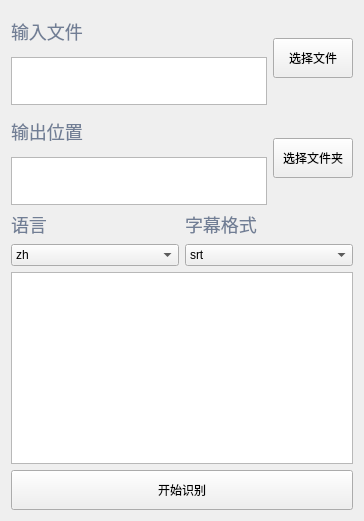
                     <widget class="QWidget" name="auto_subtitle_page">
                      <layout class="QVBoxLayout" name="verticalLayout_19">
                       <item>
                        <layout class="QVBoxLayout" name="verticalLayout_18">
                         <item>
                          <layout class="QHBoxLayout" name="horizontalLayout_19">
                           <item>
                            <layout class="QVBoxLayout" name="verticalLayout_38">
                             <item>
                              <widget class="QLabel" name="label_10">
                               <property name="minimumSize">
                                <size>
                                 <width>60</width>
                                 <height>40</height>
                                </size>
                               </property>
                               <property name="maximumSize">
                                <size>
                                 <width>16777215</width>
                                 <height>60</height>
                                </size>
                               </property>
                               <property name="styleSheet">
                                <string notr="true">color: rgb(113, 126, 149);font-size: 18px;</string>
                               </property>
                               <property name="text">
                                <string>输入文件</string>
                               </property>
                              </widget>
                             </item>
                             <item>
                              <widget class="QPlainTextEdit" name="autoTitle_input_Edit">
                               <property name="minimumSize">
                                <size>
                                 <width>0</width>
                                 <height>48</height>
                                </size>
                               </property>
                               <property name="maximumSize">
                                <size>
                                 <width>16777215</width>
                                 <height>48</height>
                                </size>
                               </property>
                              </widget>
                             </item>
                            </layout>
                           </item>
                           <item>
                            <widget class="QPushButton" name="autoTitle_input_Btn">
                             <property name="minimumSize">
                              <size>
                               <width>60</width>
                               <height>40</height>
                              </size>
                             </property>
                             <property name="text">
                              <string>选择文件</string>
                             </property>
                            </widget>
                           </item>
                          </layout>
                         </item>
                         <item>
                          <layout class="QHBoxLayout" name="horizontalLayout_9">
                           <item>
                            <layout class="QVBoxLayout" name="verticalLayout">
                             <item>
                              <widget class="QLabel" name="label_11">
                               <property name="minimumSize">
                                <size>
                                 <width>60</width>
                                 <height>40</height>
                                </size>
                               </property>
                               <property name="maximumSize">
                                <size>
                                 <width>16777215</width>
                                 <height>60</height>
                                </size>
                               </property>
                               <property name="styleSheet">
                                <string notr="true">color: rgb(113, 126, 149);font-size: 18px;</string>
                               </property>
                               <property name="text">
                                <string>输出位置</string>
                               </property>
                              </widget>
                             </item>
                             <item>
                              <widget class="QPlainTextEdit" name="autoTitle_input2_Edit">
                               <property name="minimumSize">
                                <size>
                                 <width>0</width>
                                 <height>48</height>
                                </size>
                               </property>
                               <property name="maximumSize">
                                <size>
                                 <width>16777215</width>
                                 <height>48</height>
                                </size>
                               </property>
                              </widget>
                             </item>
                            </layout>
                           </item>
                           <item>
                            <widget class="QPushButton" name="autoTitle_input2_Btn">
                             <property name="minimumSize">
                              <size>
                               <width>60</width>
                               <height>40</height>
                              </size>
                             </property>
                             <property name="text">
                              <string>选择文件夹</string>
                             </property>
                            </widget>
                           </item>
                          </layout>
                         </item>
                         <item>
                          <layout class="QHBoxLayout" name="horizontalLayout_11">
                           <item>
                            <layout class="QVBoxLayout" name="verticalLayout_16">
                             <item>
                              <widget class="QLabel" name="label_12">
                               <property name="styleSheet">
                                <string notr="true">color: rgb(113, 126, 149);font-size: 18px;</string>
                               </property>
                               <property name="text">
                                <string>语言</string>
                               </property>
                              </widget>
                             </item>
                             <item>
                              <widget class="QComboBox" name="autoTitle_comboBox">
                               <item>
                                <property name="text">
                                 <string>zh</string>
                                </property>
                               </item>
                               <item>
                                <property name="text">
                                 <string>en</string>
                                </property>
                               </item>
                              </widget>
                             </item>
                            </layout>
                           </item>
                           <item>
                            <layout class="QVBoxLayout" name="verticalLayout_17">
                             <item>
                              <widget class="QLabel" name="label_13">
                               <property name="styleSheet">
                                <string notr="true">color: rgb(113, 126, 149);font-size: 18px;</string>
                               </property>
                               <property name="text">
                                <string>字幕格式</string>
                               </property>
                              </widget>
                             </item>
                             <item>
                              <widget class="QComboBox" name="autoTitle_comboBox2">
                               <item>
                                <property name="text">
                                 <string>srt</string>
                                </property>
                               </item>
                               <item>
                                <property name="text">
                                 <string>txt</string>
                                </property>
                               </item>
                               <item>
                                <property name="text">
                                 <string>vtt</string>
                                </property>
                               </item>
                              </widget>
                             </item>
                            </layout>
                           </item>
                          </layout>
                         </item>
                         <item>
                          <widget class="QPlainTextEdit" name="autoTitle_output_Edit">
                           <property name="styleSheet">
                            <string notr="true">font-size: 14px;</string>
                           </property>
                          </widget>
                         </item>
                         <item>
                          <widget class="QPushButton" name="autoTitle_run_Btn">
                           <property name="minimumSize">
                            <size>
                             <width>60</width>
                             <height>40</height>
                            </size>
                           </property>
                           <property name="text">
                            <string>开始识别</string>
                           </property>
                          </widget>
                         </item>
                        </layout>
                       </item>
                      </layout>
                     </widget>
